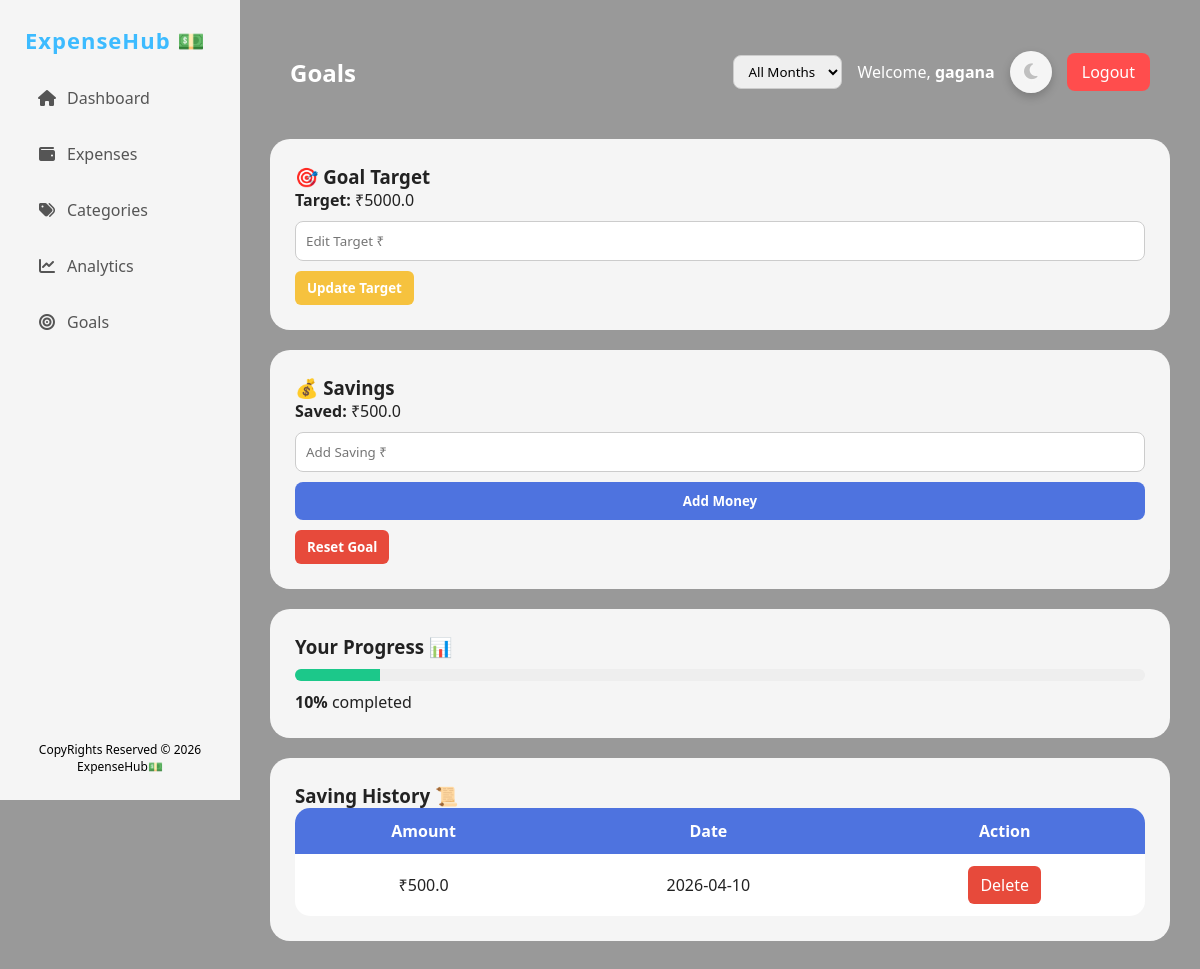
The page /goals (signed in) on the database its author committed.
### tables this page shows
CREATE TABLE users(
        id INTEGER PRIMARY KEY AUTOINCREMENT,
        name TEXT,
        email TEXT UNIQUE,
        password TEXT,
        budget REAL DEFAULT 0
    );

CREATE TABLE goals(
        id INTEGER PRIMARY KEY AUTOINCREMENT,
        user_id INTEGER,
        target REAL,
        saved REAL DEFAULT 0
    );

CREATE TABLE goal_history(
        id INTEGER PRIMARY KEY AUTOINCREMENT,
        user_id INTEGER,
        amount REAL,
        date TEXT
    );

### app.py (the view, shortened to what this page needs)
@app.route("/goals", methods=["GET", "POST"])
def goals():
    if "user_id" not in session:
        return redirect("/")
    conn = get_db()
    c = conn.cursor()
    user_id = session["user_id"]
    c.execute("SELECT * FROM goals WHERE user_id=?", (user_id,))
    goal = c.fetchone()
    c.execute("SELECT * FROM goals WHERE user_id=?", (user_id,))
    goal = c.fetchone()
    c.execute("""
        SELECT * FROM goal_history
        WHERE user_id=?
        ORDER BY id DESC
    """, (user_id,))
    history = c.fetchall()
    conn.close()
    return render_template("goals.html", goal=goal, history=history)

### app.py (called while the page is built)
def get_db():
    conn = sqlite3.connect("expense.db")
    conn.row_factory = sqlite3.Row
    return conn

@app.context_processor
def inject_user():
    if "user_id" in session:
        conn = get_db()
        c = conn.cursor()
        c.execute("SELECT * FROM users WHERE id=?", (session["user_id"],))
        user = c.fetchone()
        return dict(user=user)
    return dict(user=None)

### templates/goals.html (shortened to what this page needs)
{% extends "base.html" %}
{% block title %}Goals{% endblock %}
{% block content %}
<div class="card">
<h3>🎯 Goal Target</h3>
{% if goal %}
<p><b>Target:</b> ₹{{ goal["target"] }}</p>
<form method="POST">
<input type="number" name="target" placeholder="Edit Target ₹" required>
<button type="submit" class="edit-btn">Update Target</button>
</form>
{% else %}
<form method="POST">
<input type="number" name="target" placeholder="Set Target ₹" required>
<button type="submit" class="primary-btn">Save Target</button>
</form>
{% endif %}
</div>
<div class="card">
<h3>💰 Savings</h3>
{% if goal %}
<p><b>Saved:</b> ₹{{ goal["saved"] }}</p>
<form method="POST">
<input type="number" name="amount" placeholder="Add Saving ₹" required>
<button type="submit" class="primary-btn">Add Money</button>
</form>
<div class="actions">
<form action="/reset_goal" method="POST">
    <button type="submit" class="delete-btn">Reset Goal</button>
</form>
</div>
{% else %}
<div class="empty">Set target first</div>
{% endif %}
</div>
{% if goal %}
<div class="card">
<h3>Your Progress 📊</h3>
{% set percent = (goal["saved"] / goal["target"] * 100) if goal["target"] > 0 else 0 %}
<div class="progress">
<div class="progress-bar" data-percent="{{ percent }}"></div>
</div>
<p style="margin-top:10px;">
<b>{{ percent|int }}%</b> completed
</p>
</div>
{% endif %}
<div class="card">
<h3>Saving History 📜</h3>
{% if history %}
<table>
<thead>
<tr>
<th>Amount</th>
<th>Date</th>
<th>Action</th>
</tr>
</thead>
<tbody>
{% for h in history %}
<tr>
<td>₹{{ h["amount"] }}</td>
<td>{{ h["date"] }}</td>
<td>
<a href="/delete_saving/{{ h['id'] }}" class="delete-btn">
    Delete
</a>
</td>
</tr>
{% endfor %}
</tbody>
</table>
{% else %}
<div class="empty">No savings yet</div>
{% endif %}
</div>
{% endblock %}

### templates/base.html (shortened to what this page needs)
<!DOCTYPE html>
<html lang="en">
<head>
<link rel="stylesheet" href="https://cdnjs.cloudflare.com/ajax/libs/font-awesome/6.5.0/css/all.min.css">
<link rel="stylesheet" href="{{ url_for('static', filename='style.css') }}">
</head>
<body>
<div class="layout">
<div class="sidebar" id="sidebar">
   <h2 class="logo">ExpenseHub 💵</h2>
    <a href="/dashboard"><i class="fa fa-home"></i> <span>Dashboard</span></a>
    <a href="/expenses"><i class="fa fa-wallet"></i> <span>Expenses</span></a>
    <a href="/categories"><i class="fa fa-tags"></i> <span>Categories</span></a>
    <a href="/analytics"><i class="fa fa-chart-line"></i> <span>Analytics</span></a>
    <a href="/goals"><i class="fa fa-bullseye"></i> <span>Goals</span></a>
    <div class="sidebar-footer">
        CopyRights Reserved © 2026 ExpenseHub💵
    </div>
</div>
<div class="main">
<div class="topbar">
<h2>{% block title %}{% endblock %}</h2>
<div class="topbar-right">
    <form method="GET" action="/dashboard">
        <select name="month" onchange="this.form.submit()">
            <option value="">All Months</option>
        </select>
    </form>
  <span>
    Welcome,
    <b>{{ user['name'] if user else 'User' }}</b>
</span>
    <button id="themeBtn" class="theme-toggle">
        <i id="themeIcon" class="fa-solid fa-moon"></i>
    </button>
    <a href="/logout" class="logout-btn">
        Logout
    </a>
</div>
</div>
{% block content %}{% endblock %}
</div>
</div>
</body>
</html>

### static/style.css (style rules this page uses)
:root { --main-color:#4e73df; --success:#1cc88a; --warning:#f6c23e; --danger:#e74a3b; --glass-bg: rgba(255,255,255,0.9); --glass-dark: rgba(40,40,60,0.9); }
* { margin:0; padding:0; box-sizing:border-box; font-family:'Segoe UI',sans-serif; }
body { background: linear-gradient( rgba(0,0,0,0.4), rgba(0,0,0,0.4) ), url("https://images.unsplash.com/photo-1605902711622-cfb43c44367f") no-repeat center center/cover; background-attachment: fixed; color:#fff; transition:0.3s; }
.layout { display:flex; min-height:100vh; }
.sidebar { width:240px; height:100vh; position:fixed; top:0; left:0; background: rgba(255,255,255,0.9); backdrop-filter: blur(15px); padding:25px; transition:0.3s; }
.sidebar a { display:flex; align-items:center; gap:10px; padding:12px; margin-bottom:10px; text-decoration:none; color:#555; border-radius:12px; transition:0.2s; }
.sidebar a i { width:20px; text-align:center; }
.main { flex:1; margin-left:240px; padding:30px; }
.topbar { display:flex; justify-content:space-between; align-items:center; margin-bottom:25px; }
input, select { width:100%; padding:12px; margin:10px 0; border-radius:10px; border:1px solid #ccc; }
button { padding:10px; border:none; border-radius:10px; cursor:pointer; font-weight:600; transition:0.3s; }
.primary-btn { background:linear-gradient(135deg,#4e73df,#6f8cff); color:white; width:100%; }
.logout-btn { background:var(--danger); color:white; }
.card { padding:25px; border-radius:20px; background:var(--glass-bg); color:#222; margin-bottom:20px; }
table { width:100%; background:white; border-radius:15px; overflow:hidden; border-collapse:collapse; }
th { background:var(--main-color); color:white; }
th,td { padding:12px; text-align:center; }
.delete-btn { background:#e74a3b; color:white; padding:8px 15px; border:none; border-radius:6px; text-decoration:none; display:inline-block; }
.edit-btn { background:var(--warning); color:white; }
.theme-toggle { width:42px; height:42px; border-radius:50%; border:none; cursor:pointer; display:flex; align-items:center; justify-content:center; background:rgba(255,255,255,0.9); backdrop-filter:blur(10px); box-shadow:0 4px 10px rgba(0,0,0,0.2); transition:0.3s; }
.theme-toggle i { font-size:18px; color:#c0c0c0; transition:0.3s; }
.theme-toggle i { text-shadow:0 0 6px rgba(255,255,255,0.4); }
select { padding: 8px; border-radius: 8px; }
.logout-btn { background: #ff4d4d; color: white; padding: 8px 15px; border-radius: 8px; text-decoration: none; }
.topbar { display:flex; justify-content:space-between; align-items:center; padding:15px 20px; }
.topbar-right { display:flex; align-items:center; gap:15px; }
.topbar-right select { padding:6px 10px; border-radius:8px; }
.logout-btn { background:#ff4d4d; color:white; padding:8px 15px; border-radius:8px; text-decoration:none; }
.logo { margin-bottom:20px; color:rgb(54, 227, 254); font-weight:700; }
.logo { margin-bottom:20px; font-weight:700; font-size:22px; color:rgb(61, 187, 255); letter-spacing:1px; }
.sidebar { display:flex; flex-direction:column; justify-content:space-between; }
.sidebar-footer { text-align:center; font-size:12px; color:#000000; margin-top:auto; padding-top:20px; }

### templates/goals.html (style rules this page uses)
.progress { height:12px; background:#eee; border-radius:10px; overflow:hidden; margin-top:10px; }
.progress-bar { height:100%; background:#1cc88a; width:0%; transition:0.6s ease; }
.actions { display:flex; gap:10px; margin-top:10px; }
.edit-btn { background:#f6c23e; color:white; padding:8px 12px; border:none; border-radius:6px; cursor:pointer; }
.primary-btn { background:#4e73df; color:white; padding:10px; border:none; border-radius:8px; cursor:pointer; width:100%; }
.delete-btn { background:#e74a3b; color:white; padding:8px 12px; border-radius:6px; border:none; cursor:pointer; text-decoration:none; display:inline-block; }
input { width:100%; padding:10px; margin-top:10px; border-radius:8px; border:1px solid #ccc; }

### rows shown on the page
users: name "gagana"
goals: target "5000.0", saved "500.0"
goal_history: amount "500.0", date "2026-04-10"

### other values the page prints
{{ percent|int }} "10"
